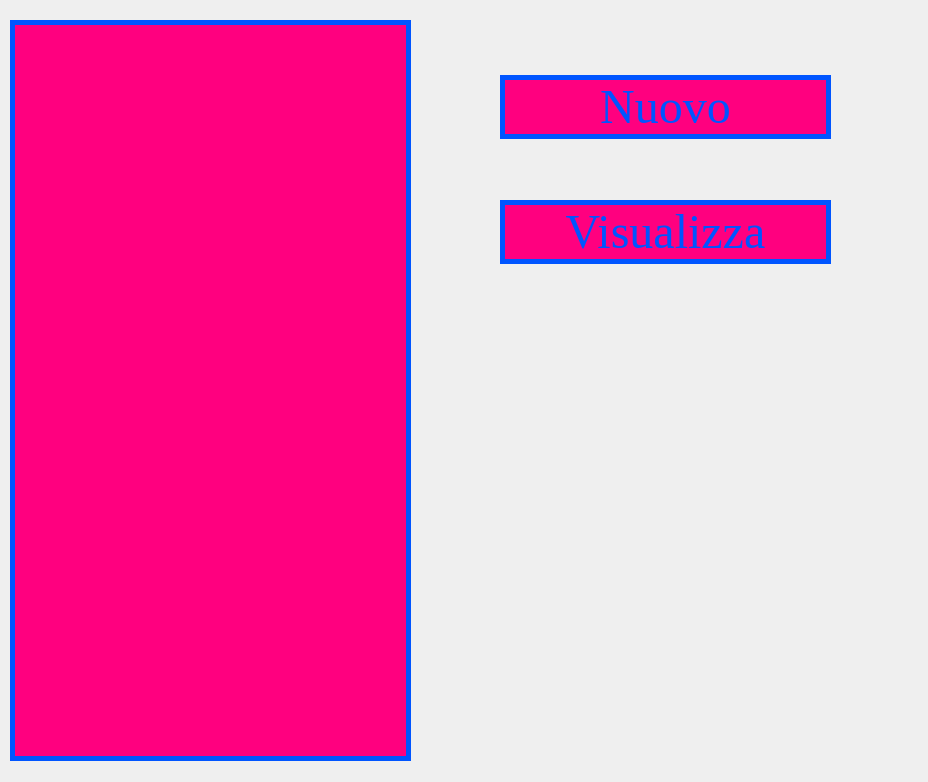
<?xml version="1.0" encoding="UTF-8"?>
<ui version="4.0">
 <class>Form</class>
 <widget class="QWidget" name="Form">
  <property name="geometry">
   <rect>
    <x>0</x>
    <y>0</y>
    <width>928</width>
    <height>782</height>
   </rect>
  </property>
  <property name="windowTitle">
   <string>Lista Clienti</string>
  </property>
  <property name="styleSheet">
   <string notr="true">QLineEdit{
border: 5px solid rgb(0, 85, 255);
background-color: rgb(255, 0, 127);
padding-left: 30px;
padding-right: 30px;
color: rgb(0, 85, 255);
}

QLineEdit:hover
{
border: 5px solid rgb(255, 0, 255);
background-color: rgb(255, 85, 0);
padding-left: 30px;
padding-right: 30px;
}

QLineEdit: focus
{
border: 2px solid rgb(255, 239, 14);
}

QPushButton
{
border: 5px solid rgb(0, 85, 255);
background-color: rgb(255, 0, 127);
padding-left: 30px;
padding-right: 30px;
color: rgb(0, 85, 255);
}

QPushButton: hover
{
border: 5px solid rgb(255, 0, 255);
background-color: rgb(255, 85, 0);
padding-left: 30px;
padding-right: 30px;
}

QLineEdit: pressed
{
border: 5px solid rgb(255, 239, 14);
background-color: rgb(255, 170, 0)
padding-left: 30px;
padding-right: 30px;
}
</string>
  </property>
  <widget class="QLabel" name="label">
   <property name="geometry">
    <rect>
     <x>0</x>
     <y>0</y>
     <width>1431</width>
     <height>781</height>
    </rect>
   </property>
   <property name="text">
    <string/>
   </property>
   <property name="pixmap">
    <pixmap resource="clientiqrc.qrc">:/clientprefix/sfondo.jpg</pixmap>
   </property>
   <property name="scaledContents">
    <bool>true</bool>
   </property>
  </widget>
  <widget class="QWidget" name="gridLayoutWidget">
   <property name="geometry">
    <rect>
     <x>500</x>
     <y>20</y>
     <width>331</width>
     <height>301</height>
    </rect>
   </property>
   <layout class="QGridLayout" name="gridLayout">
    <item row="0" column="0">
     <widget class="QPushButton" name="pushButton">
      <property name="font">
       <font>
        <family>Times New Roman</family>
        <pointsize>36</pointsize>
       </font>
      </property>
      <property name="styleSheet">
       <string notr="true">QPushButton
{
border: 5px solid rgb(0, 85, 255);
background-color: rgb(255, 0, 127);
padding-left: 30px;
padding-right: 30px;
color: rgb(0, 85, 255);
}

QPushButton:hover
{
border: 5px solid rgb(255, 0, 255);
background-color: rgb(255, 85, 0);
padding-left: 30px;
padding-right: 30px;
}

QLineEdit: pressed
{
border: 5px solid rgb(255, 239, 14);
background-color: rgb(255, 170, 0)
padding-left: 30px;
padding-right: 30px;
}
</string>
      </property>
      <property name="text">
       <string>Nuovo</string>
      </property>
     </widget>
    </item>
    <item row="1" column="0">
     <widget class="QPushButton" name="pushButton_2">
      <property name="font">
       <font>
        <family>Times New Roman</family>
        <pointsize>36</pointsize>
       </font>
      </property>
      <property name="styleSheet">
       <string notr="true">QPushButton
{
border: 5px solid rgb(0, 85, 255);
background-color: rgb(255, 0, 127);
padding-left: 30px;
padding-right: 30px;
color: rgb(0, 85, 255);
}

QPushButton:hover
{
border: 5px solid rgb(255, 0, 255);
background-color: rgb(255, 85, 0);
padding-left: 30px;
padding-right: 30px;
}

QLineEdit: pressed
{
border: 5px solid rgb(255, 239, 14);
background-color: rgb(255, 170, 0)
padding-left: 30px;
padding-right: 30px;
}
</string>
      </property>
      <property name="text">
       <string>Visualizza</string>
      </property>
     </widget>
    </item>
   </layout>
  </widget>
  <widget class="QListView" name="listView">
   <property name="geometry">
    <rect>
     <x>10</x>
     <y>20</y>
     <width>401</width>
     <height>741</height>
    </rect>
   </property>
   <property name="styleSheet">
    <string notr="true">QListView
{
border: 5px solid rgb(0, 85, 255);
background-color: rgb(255, 0, 127);
padding-left: 30px;
padding-right: 30px;
color: rgb(0, 85, 255);
}

QListView:hover
{
border: 5px solid rgb(255, 0, 255);
background-color: rgb(255, 85, 0);
padding-left: 30px;
padding-right: 30px;
}

QListView:pressed
{
border: 5px solid rgb(255, 239, 14);
background-color: rgb(255, 170, 0)
padding-left: 30px;
padding-right: 30px;
}
</string>
   </property>
  </widget>
 </widget>
 <resources>
  <include location="clientiqrc.qrc"/>
 </resources>
 <connections/>
</ui>
